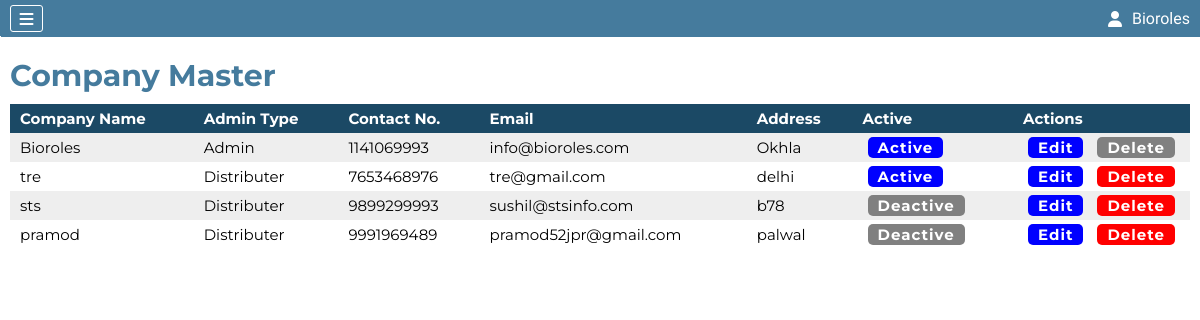
Page /company.php (signed in) on the earlier database version.
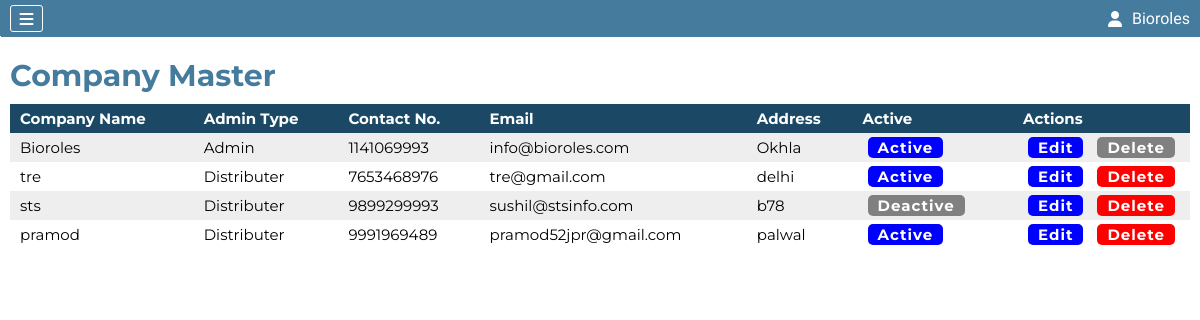
Same page on the later database version.
### tables this page shows
CREATE TABLE `company` (
  `Company_Id` int(11) NOT NULL AUTO_INCREMENT,
  `userId` int(11) NOT NULL DEFAULT 0,
  `Admin_Type` int(11) NOT NULL DEFAULT 2,
  `Active_Status` int(11) NOT NULL DEFAULT 1,
  `Approvel` int(11) DEFAULT 0,
  `Company_Code` int(11) NOT NULL,
  `Company_Name` varchar(100) NOT NULL,
  `Company_Phone` varchar(10) NOT NULL,
  `Company_Email` varchar(50) NOT NULL,
  `Company_Address` varchar(300) NOT NULL,
  `Company_Username` varchar(25) NOT NULL,
  `Company_Password` varchar(100) NOT NULL,
  `Company_GST` varchar(25) DEFAULT '',
  `Company_PAN` varchar(15) DEFAULT '',
  `Company_TAN` varchar(15) DEFAULT '',
  `Company_Licence` varchar(15) DEFAULT '',
  `Company_Registration` varchar(25) DEFAULT '',
  PRIMARY KEY (`Company_Id`),
  UNIQUE KEY `Company_Username` (`Company_Username`)
);

CREATE TABLE `category` (
  `Category_Id` int(11) NOT NULL AUTO_INCREMENT,
  `Category_Name` varchar(50) NOT NULL,
  PRIMARY KEY (`Category_Id`)
);

### company.php (the view, shortened to what this page needs)
<?php include "./components/header.php" ?>
<section class="companyPage">
    <div class="heading">
        <h2>Company Master</h2>
    </div>
    <div class="companyContainer">
        <table>
            <thead>
                <tr>
                    <th>Company Name</th>
                    <th>Admin Type</th>
                    <th>Contact No.</th>
                    <th>Email</th>
                    <th>Address</th>
                    <th>Active</th>
                    <th>Actions</th>
                </tr>
            </thead>
            <tbody>
                <?php
                $sql="select * from company join category on company.`Admin_Type`=category.`Category_Id` where `Approvel`=1";
                $result=mysqli_query($conn,$sql);
                if(mysqli_num_rows($result)>0){
                    while($row=mysqli_fetch_assoc($result)){
                ?>
                <tr>
                    <td><?php echo $row['Company_Name'] ?></td>
                    <td><?php echo $row['Category_Name'] ?></td>
                    <td><?php echo $row['Company_Phone'] ?></td>
                    <td><?php echo $row['Company_Email'] ?></td>
                    <td><?php echo $row['Company_Address'] ?></td>
                    <td>
                    <?php
                        if($row['Admin_Type']==1){
                            $disables="pointer-events:none";
                        }else{
                            $disables="";
                        }
                    ?>
                    <?php
                    if($row['Active_Status']==1){
                    ?>
                        <a href="?comactive=<?php echo $row['Company_Id'] ?>" style="background-color:blue;<?php echo $disables ?>"><?php echo "Active" ?></a>
                    <?php
                    }else{
                    ?>
                        <a href="?comdeactive=<?php echo $row['Company_Id'] ?>" style="background-color:grey"><?php echo "Deactive" ?></a>
                    <?php
                    }
                    ?>
                    </td>
                    <td>
                        <?php
                        if($row['Admin_Type']==1){
                            $disable="style='pointer-events:none;background:grey'";
                        }else{
                            $disable="";
                        }
                        ?>
                        <a href="updateCompanyForm.php?comId=<?php echo $row['Company_Id'] ?>">Edit</a>
                        <a href="company.php?dcomId=<?php echo $row['Company_Id'] ?>" <?php echo $disable ?> style="background-color:red">Delete</Button>
                    </a>
                </tr>
                <?php
                    }
                }else{
                ?>
                <tr>
                    <td colspan="10" style="text-align:center;font-size:20px">No Company Added</td>
                </tr>
                <?php
                }
                ?>
            </tbody>
        </table>
    </div>
</section>
<?php include "./components/footer.php" ?>

Differences in the rows shown:
changed company "pramod": Active_Status "Deactive" → "Active"
